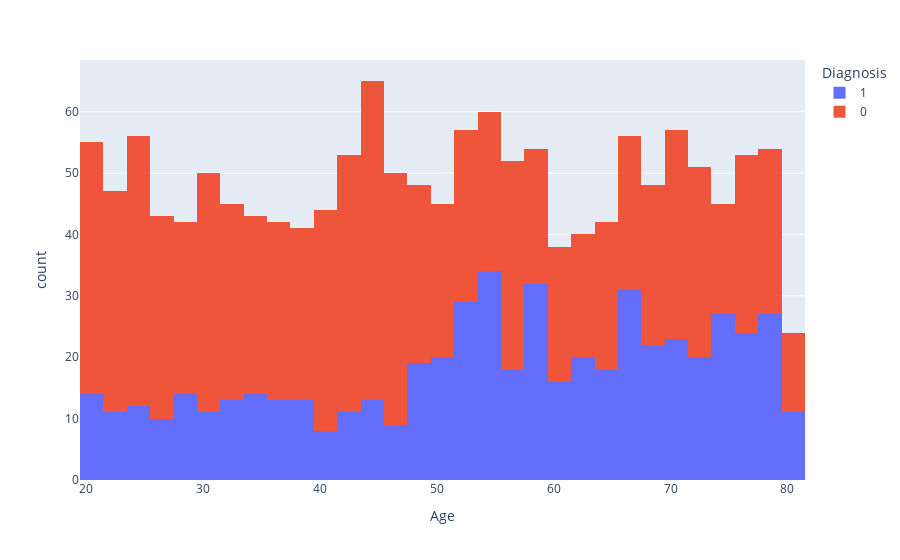
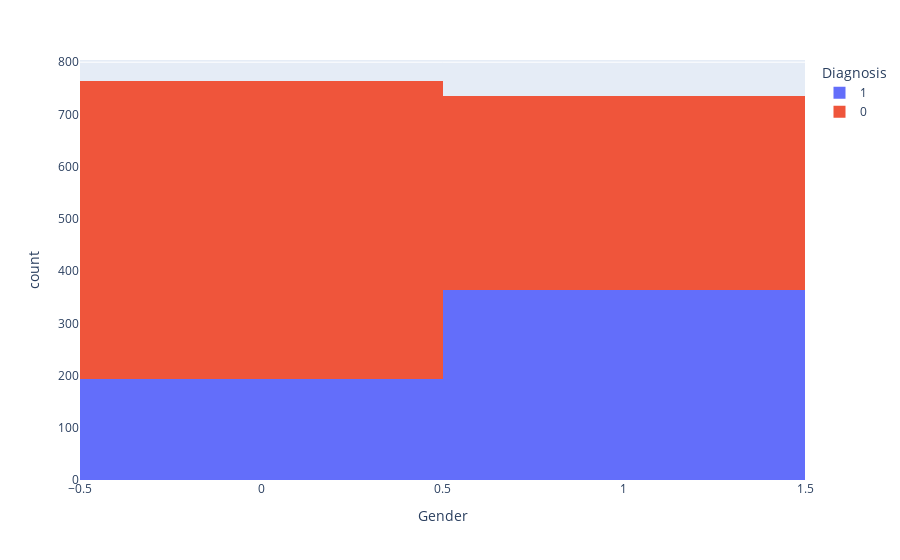
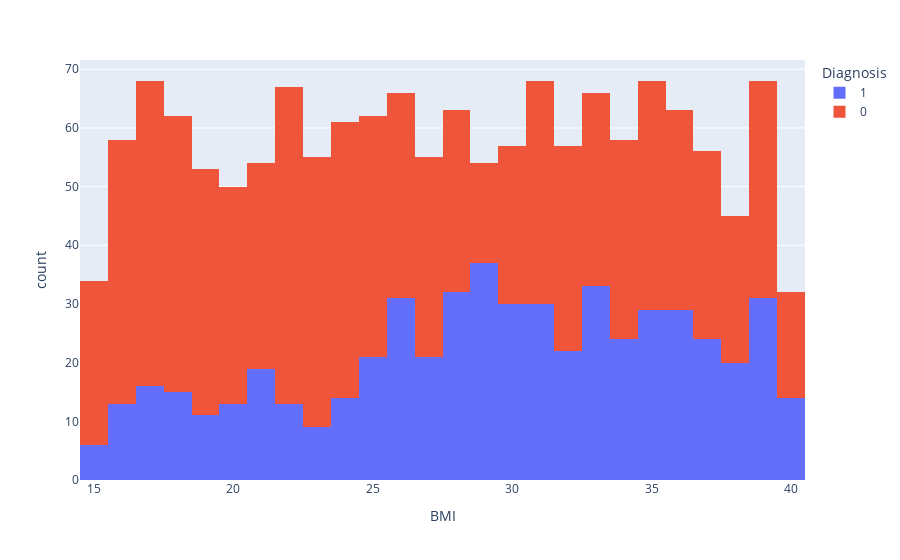
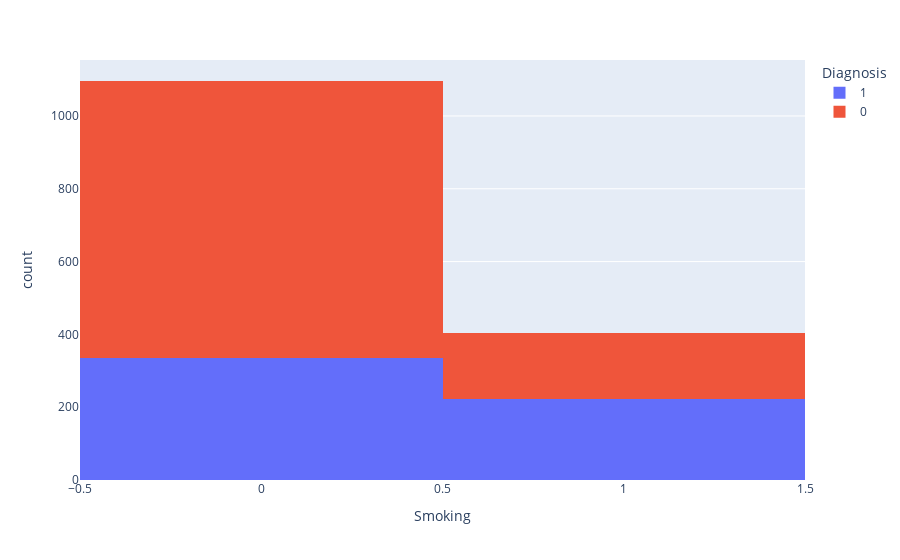

Write notebook code for charts like these, in order.
### Markdown cell above
---
#### Visualization

Plots help us better understand how the data are distributed. Through a plot, it is also possible to see the quantities of data. That's why I created some plots for each column in the dataset.

---

### Code cell
for column in df.columns:
    plot = px.histogram(df, x=column, color='Diagnosis')
    plot.show()

### Figure 1 — Plotly figure (JSON) as saved in the notebook; plotly's stock layout.template omitted (floating-point values rounded to 4 significant figures; data arrays with more than 128 entries replaced by an {"elided": "..."} marker saying what was removed)
{"data": [{"alignmentgroup": "True", "bingroup": "x", "hovertemplate": "Diagnosis=1<br>Age=%{x}<br>count=%{y}<extra></extra>", "legendgroup": "1", "marker": {"color": "#636efa", "pattern": {"shape": ""}}, "name": "1", "offsetgroup": "1", "orientation": "v", "showlegend": true, "type": "histogram", "x": {"elided": "557 int values"}, "xaxis": "x", "yaxis": "y"}, {"alignmentgroup": "True", "bingroup": "x", "hovertemplate": "Diagnosis=0<br>Age=%{x}<br>count=%{y}<extra></extra>", "legendgroup": "0", "marker": {"color": "#EF553B", "pattern": {"shape": ""}}, "name": "0", "offsetgroup": "0", "orientation": "v", "showlegend": true, "type": "histogram", "x": {"elided": "943 int values"}, "xaxis": "x", "yaxis": "y"}], "layout": {"autosize": true, "barmode": "relative", "legend": {"title": {"text": "Diagnosis"}, "tracegroupgap": 0}, "margin": {"t": 60}, "xaxis": {"anchor": "y", "autorange": true, "domain": [0, 1], "range": [19.5, 81.5], "title": {"text": "Age"}, "type": "linear"}, "yaxis": {"anchor": "x", "autorange": true, "domain": [0, 1], "range": [0, 68.42], "title": {"text": "count"}}}}

### Figure 2 — Plotly figure (JSON) as saved in the notebook; plotly's stock layout.template omitted (floating-point values rounded to 4 significant figures; data arrays with more than 128 entries replaced by an {"elided": "..."} marker saying what was removed)
{"data": [{"alignmentgroup": "True", "bingroup": "x", "hovertemplate": "Diagnosis=1<br>Gender=%{x}<br>count=%{y}<extra></extra>", "legendgroup": "1", "marker": {"color": "#636efa", "pattern": {"shape": ""}}, "name": "1", "offsetgroup": "1", "orientation": "v", "showlegend": true, "type": "histogram", "x": {"elided": "557 int values"}, "xaxis": "x", "yaxis": "y"}, {"alignmentgroup": "True", "bingroup": "x", "hovertemplate": "Diagnosis=0<br>Gender=%{x}<br>count=%{y}<extra></extra>", "legendgroup": "0", "marker": {"color": "#EF553B", "pattern": {"shape": ""}}, "name": "0", "offsetgroup": "0", "orientation": "v", "showlegend": true, "type": "histogram", "x": {"elided": "943 int values"}, "xaxis": "x", "yaxis": "y"}], "layout": {"autosize": true, "barmode": "relative", "legend": {"title": {"text": "Diagnosis"}, "tracegroupgap": 0}, "margin": {"t": 60}, "xaxis": {"anchor": "y", "autorange": true, "domain": [0, 1], "range": [-0.5, 1.5], "title": {"text": "Gender"}, "type": "linear"}, "yaxis": {"anchor": "x", "autorange": true, "domain": [0, 1], "range": [0, 804.2], "title": {"text": "count"}}}}

### Figure 3 — Plotly figure (JSON) as saved in the notebook; plotly's stock layout.template omitted (floating-point values rounded to 4 significant figures; data arrays with more than 128 entries replaced by an {"elided": "..."} marker saying what was removed)
{"data": [{"alignmentgroup": "True", "bingroup": "x", "hovertemplate": "Diagnosis=1<br>BMI=%{x}<br>count=%{y}<extra></extra>", "legendgroup": "1", "marker": {"color": "#636efa", "pattern": {"shape": ""}}, "name": "1", "offsetgroup": "1", "orientation": "v", "showlegend": true, "type": "histogram", "x": {"elided": "557 float values"}, "xaxis": "x", "yaxis": "y"}, {"alignmentgroup": "True", "bingroup": "x", "hovertemplate": "Diagnosis=0<br>BMI=%{x}<br>count=%{y}<extra></extra>", "legendgroup": "0", "marker": {"color": "#EF553B", "pattern": {"shape": ""}}, "name": "0", "offsetgroup": "0", "orientation": "v", "showlegend": true, "type": "histogram", "x": {"elided": "943 float values"}, "xaxis": "x", "yaxis": "y"}], "layout": {"autosize": true, "barmode": "relative", "legend": {"title": {"text": "Diagnosis"}, "tracegroupgap": 0}, "margin": {"t": 60}, "xaxis": {"anchor": "y", "autorange": true, "domain": [0, 1], "range": [14.5, 40.5], "title": {"text": "BMI"}, "type": "linear"}, "yaxis": {"anchor": "x", "autorange": true, "domain": [0, 1], "range": [0, 71.58], "title": {"text": "count"}}}}

### Figure 4 — Plotly figure (JSON) as saved in the notebook; plotly's stock layout.template omitted (floating-point values rounded to 4 significant figures; data arrays with more than 128 entries replaced by an {"elided": "..."} marker saying what was removed)
{"data": [{"alignmentgroup": "True", "bingroup": "x", "hovertemplate": "Diagnosis=1<br>Smoking=%{x}<br>count=%{y}<extra></extra>", "legendgroup": "1", "marker": {"color": "#636efa", "pattern": {"shape": ""}}, "name": "1", "offsetgroup": "1", "orientation": "v", "showlegend": true, "type": "histogram", "x": {"elided": "557 int values"}, "xaxis": "x", "yaxis": "y"}, {"alignmentgroup": "True", "bingroup": "x", "hovertemplate": "Diagnosis=0<br>Smoking=%{x}<br>count=%{y}<extra></extra>", "legendgroup": "0", "marker": {"color": "#EF553B", "pattern": {"shape": ""}}, "name": "0", "offsetgroup": "0", "orientation": "v", "showlegend": true, "type": "histogram", "x": {"elided": "943 int values"}, "xaxis": "x", "yaxis": "y"}], "layout": {"autosize": true, "barmode": "relative", "legend": {"title": {"text": "Diagnosis"}, "tracegroupgap": 0}, "margin": {"t": 60}, "xaxis": {"anchor": "y", "autorange": true, "domain": [0, 1], "range": [-0.5, 1.5], "title": {"text": "Smoking"}, "type": "linear"}, "yaxis": {"anchor": "x", "autorange": true, "domain": [0, 1], "range": [0, 1154.0], "title": {"text": "count"}}}}
